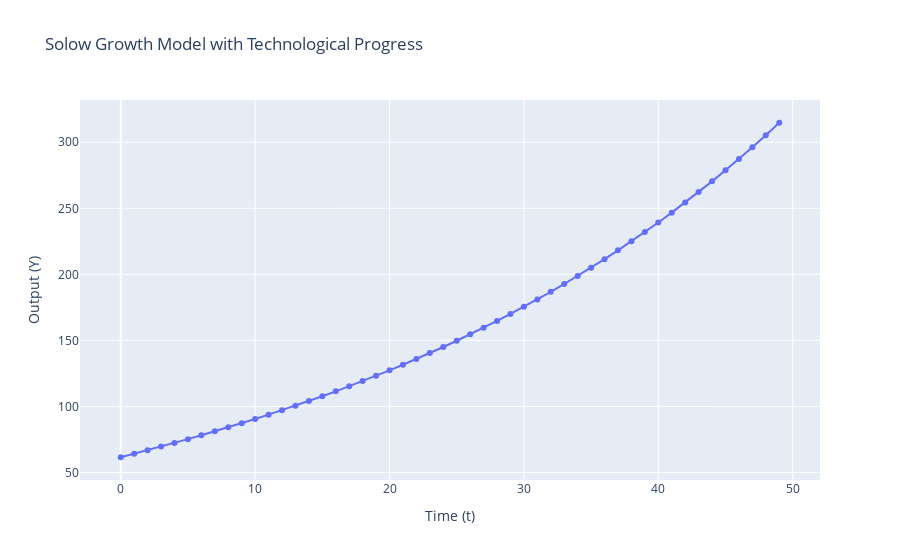

The code cell stored with this chart in its notebook:
### Markdown cell above
## 5. Solow Growth Model with Technological Progress

The Solow Growth Model explains long-run economic growth through capital accumulation, labor force growth, and technological progress.

### Equations
Let:
- \( K_t \) denote capital stock at time \( t \),
- \( L_t \) denote labor at time \( t \),
- \( A_t \) denote technology at time \( t \),
- \( Y_t \) denote output at time \( t \).

The capital accumulation equation is:
$$
K_{t+1} = s Y_t + (1 - \delta) K_t
$$

Labor and technology growth:
$$
L_{t+1} = (1 + n) L_t, \quad A_{t+1} = (1 + g) A_t
$$

### Code cell
# Parameters for Solow Model
alpha = 0.3      # Capital share of output
s = 0.2          # Savings rate
delta = 0.05     # Depreciation rate
n = 0.01         # Labor growth rate
g = 0.02         # Technology growth rate
T_solow = 50     # Number of time steps

# Initial values
K, L, A = 100, 50, 1  # Initial capital, labor, and technology
output_solow = []

# Simulate Solow Model
for _ in range(T_solow):
    Y = K**alpha * (A * L)**(1 - alpha)  # Production function
    output_solow.append(Y)
    K = s * Y + (1 - delta) * K          # Capital accumulation
    L *= (1 + n)                         # Labor growth
    A *= (1 + g)                         # Technology growth

# Plotting Solow Model
fig_solow = go.Figure()
fig_solow.add_trace(go.Scatter(x=list(range(T_solow)), y=output_solow, mode='lines+markers', name='Output'))
fig_solow.update_layout(title="Solow Growth Model with Technological Progress", xaxis_title="Time (t)", yaxis_title="Output (Y)")
fig_solow.show()

### Figure 1 — Plotly figure (JSON) as saved in the notebook; plotly's stock layout.template omitted (floating-point values rounded to 4 significant figures)
{"data": [{"mode": "lines+markers", "name": "Output", "type": "scatter", "x": [0, 1, 2, 3, 4, 5, 6, 7, 8, 9, 10, 11, 12, 13, 14, 15, 16, 17, 18, 19, 20, 21, 22, 23, 24, 25, 26, 27, 28, 29, 30, 31, 32, 33, 34, 35, 36, 37, 38, 39, 40, 41, 42, 43, 44, 45, 46, 47, 48, 49], "y": [61.56, 64.2, 66.89, 69.63, 72.42, 75.28, 78.19, 81.17, 84.22, 87.34, 90.54, 93.81, 97.17, 100.6, 104.1, 107.8, 111.5, 115.3, 119.2, 123.2, 127.3, 131.6, 135.9, 140.4, 145.0, 149.7, 154.6, 159.6, 164.7, 170.0, 175.4, 181.0, 186.8, 192.7, 198.8, 205.1, 211.5, 218.2, 225.0, 232.0, 239.2, 246.7, 254.4, 262.3, 270.4, 278.7, 287.4, 296.2, 305.4, 314.8]}], "layout": {"title": {"text": "Solow Growth Model with Technological Progress"}, "xaxis": {"title": {"text": "Time (t)"}}, "yaxis": {"title": {"text": "Output (Y)"}}}}
